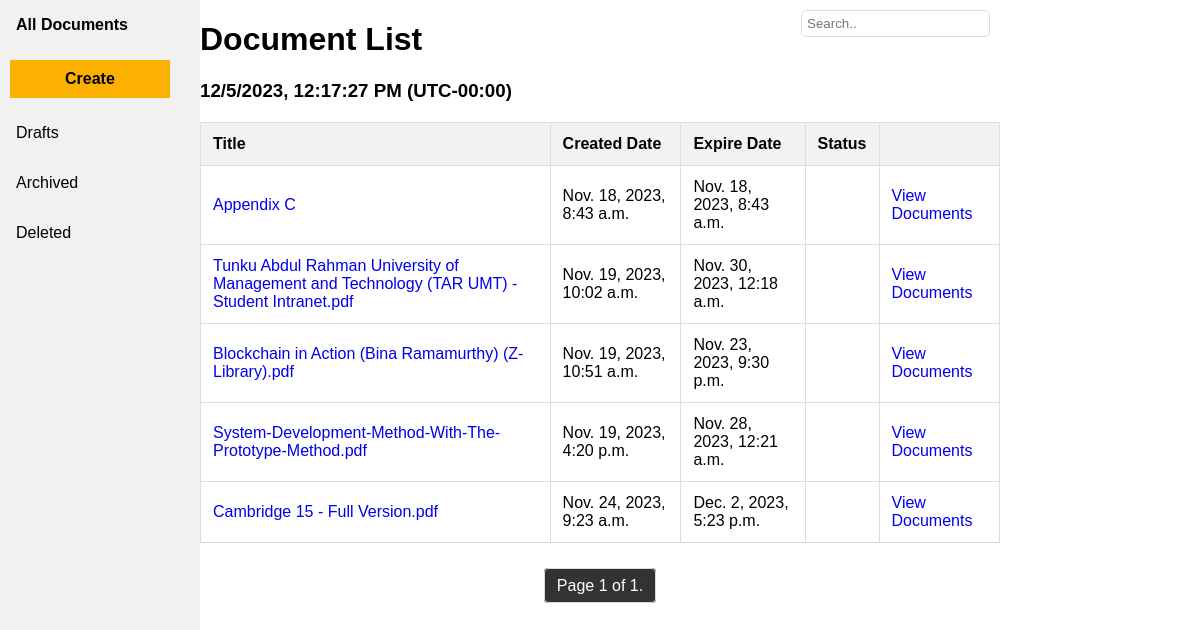
/esign/?page=2 (signed in), run on an earlier commit of the app's database.
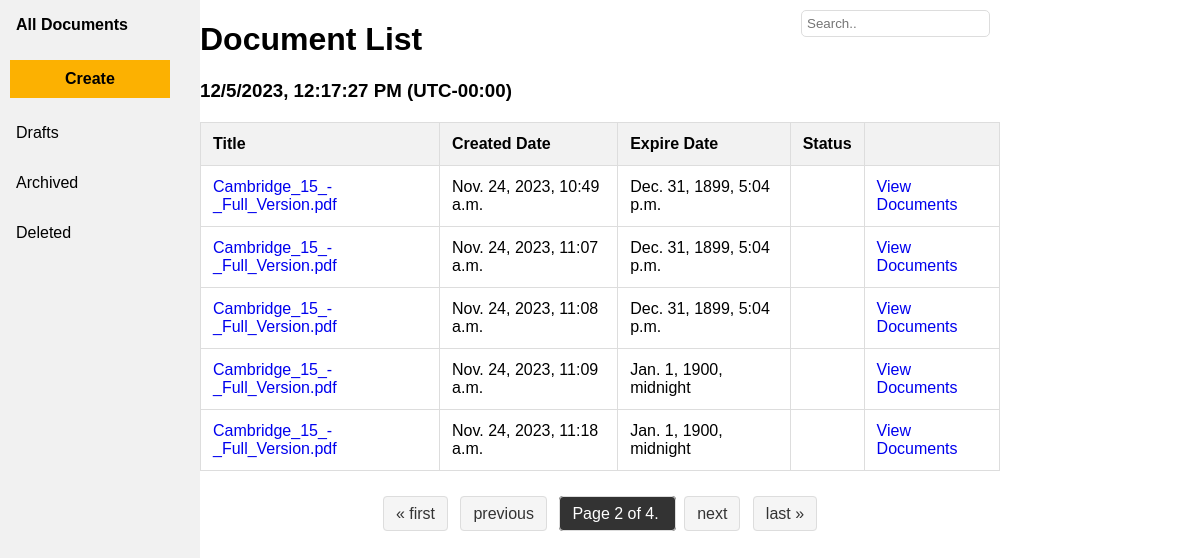
And on a later commit of the database.
### esign/models.py (models this page shows, shortened)
class Document(models.Model):
    docID = models.CharField(max_length=6, primary_key=True)
    title = models.CharField(max_length=255)
    pdf_file = models.FileField(
        upload_to='pdfs/',
        validators=[validate_pdf_extension],
        default=default_pdf_path
    )
    created_date = models.DateTimeField(auto_now_add=True)
    due_date = models.DateTimeField()
    email_sent = models.BooleanField(default=False)

### esign/views.py (the view)
# urls.py: path('', views.index, name='index'),
def index(request):
    user_id = request.session.get('user_id')
    if not user_id:
        return render(request, '404.html', {'error_message': 'User ID not found'})
    try:
        user = CustomUser.objects.get(userID=user_id)
        assigned_documents = Document.objects.filter(docpermission__userID=user)
    except CustomUser.DoesNotExist:
        return render(request, '404.html', {'error_message': 'User not found'})
    documents_per_page = 5
    paginator = Paginator(assigned_documents, documents_per_page)
    page = request.GET.get('page', 1)
    try:
        documents = paginator.page(page)
    except PageNotAnInteger:
        documents = paginator.page(1)
    except EmptyPage:
        documents = paginator.page(paginator.num_pages)
    return render(request, 'esign/main.html', {'documents': documents, 'user_id': user_id})

### esign/templates/esign/main.html (shortened to what this page needs)
{% load static %}
<!DOCTYPE html>
<html>
    <head>
        <link rel="stylesheet" type="text/css" href="{% static 'css/index.css' %}">
    <link rel="stylesheet" href="https://cdnjs.cloudflare.com/ajax/libs/font-awesome/6.4.2/css/all.min.css"
 />
    </head>
    <body>
        <div class="sidebar">
            <a class="active">All Documents</a>
            <button id="createButton" class="btn btn-primary" data-toggle="modal" data-target="#uploadModal">Create</button>
            <a href="#about">Drafts</a>
            <a href="#news">Archived</a>
            <a href="#contact">Deleted</a>
        </div>
        <div class="container">
            <input type="text" id="searchBar" placeholder="Search.." oninput="searchTable()">
            <div id="fileList">
                <h1>Document List</h1>
                <h3 id="time"></h3>
                <table id="fileTable">
                    <thead>
                        <tr>
                            <th>Title</th>
                            <th>Created Date</th>
                            <th>Expire Date</th>
                            <th>Status</th>
                            <th></th>
                        </tr>
                    </thead>
                    <tbody>
                        {% if documents %}
                            {% for document in documents %}
                                <tr>
                                    <td><a href="javascript:void(0);" onclick="showDocumentDetails(this, '{{ document.docID }}')">{{ document.title }}</a></td>
                                    <td>{{ document.created_date }}</td>
                                    <td>{{ document.due_date }}</td>
                                    <td>{{ document.get_status }}</td>
                                    <td><a href="{% url 'esign:viewDoc' document.docID %}">View Documents</a></td>
                                </tr>
                            {% endfor %}
                        {% else %}
                            <tr>
                                <td colspan="4">No documents available.</td>
                            </tr>
                        {% endif %}
                    </tbody>
                </table>
            </div>
            <div class="pagination">
                    <span class="step-links">
                        {% if documents.has_previous %}
                            <a href="?page=1">&laquo; first</a>
                            <a href="?page={{ documents.previous_page_number }}">previous</a>
                        {% endif %}
                        <span class="current">
                            Page {{ documents.number }} of {{ documents.paginator.num_pages }}.
                        </span>
                        {% if documents.has_next %}
                            <a href="?page={{ documents.next_page_number }}">next</a>
                            <a href="?page={{ documents.paginator.num_pages }}">last &raquo;</a>
                        {% endif %}
                    </span>
                </div>
            </div>
    </body>
</html>

What changed in the data, as far as the page shows it:
no longer on this page (row unchanged): Document: title "Appendix C", created_date "Nov. 18, 2023, 8:43 a.m.", due_date "Nov. 18, 2023, 8:43 a.m."
no longer on this page (row unchanged): Document: title "Tunku Abdul Rahman University of Management and Technology (TAR UMT) - Student Intranet.pdf", created_date "Nov. 19, 2023, 10:02 a.m.", due_date "Nov. 30, 2023, 12:18 a.m."
no longer on this page (row unchanged): Document: title "Blockchain in Action (Bina Ramamurthy) (Z-Library).pdf", created_date "Nov. 19, 2023, 10:51 a.m.", due_date "Nov. 23, 2023, 9:30 p.m."
no longer on this page (row unchanged): Document: title "System-Development-Method-With-The-Prototype-Method.pdf", created_date "Nov. 19, 2023, 4:20 p.m.", due_date "Nov. 28, 2023, 12:21 a.m."
no longer on this page (row edited): Document: title "Cambridge 15 - Full Version.pdf", created_date "Nov. 24, 2023, 9:23 a.m.", due_date "Dec. 2, 2023, 5:23 p.m."
added Document: title "Cambridge_15_-_Full_Version.pdf", created_date "Nov. 24, 2023, 10:49 a.m.", due_date "Dec. 31, 1899, 5:04 p.m."
added Document: title "Cambridge_15_-_Full_Version.pdf", created_date "Nov. 24, 2023, 11:07 a.m.", due_date "Dec. 31, 1899, 5:04 p.m."
added Document: title "Cambridge_15_-_Full_Version.pdf", created_date "Nov. 24, 2023, 11:08 a.m.", due_date "Dec. 31, 1899, 5:04 p.m."
added Document: title "Cambridge_15_-_Full_Version.pdf", created_date "Nov. 24, 2023, 11:09 a.m.", due_date "Jan. 1, 1900, midnight"
added Document: title "Cambridge_15_-_Full_Version.pdf", created_date "Nov. 24, 2023, 11:18 a.m.", due_date "Jan. 1, 1900, midnight"
Also different on the page:
{{ documents.number }}: "1" → "2"
{{ documents.paginator.num_pages }}: "1" → "4"
text now shown: "« first previous next last »"
